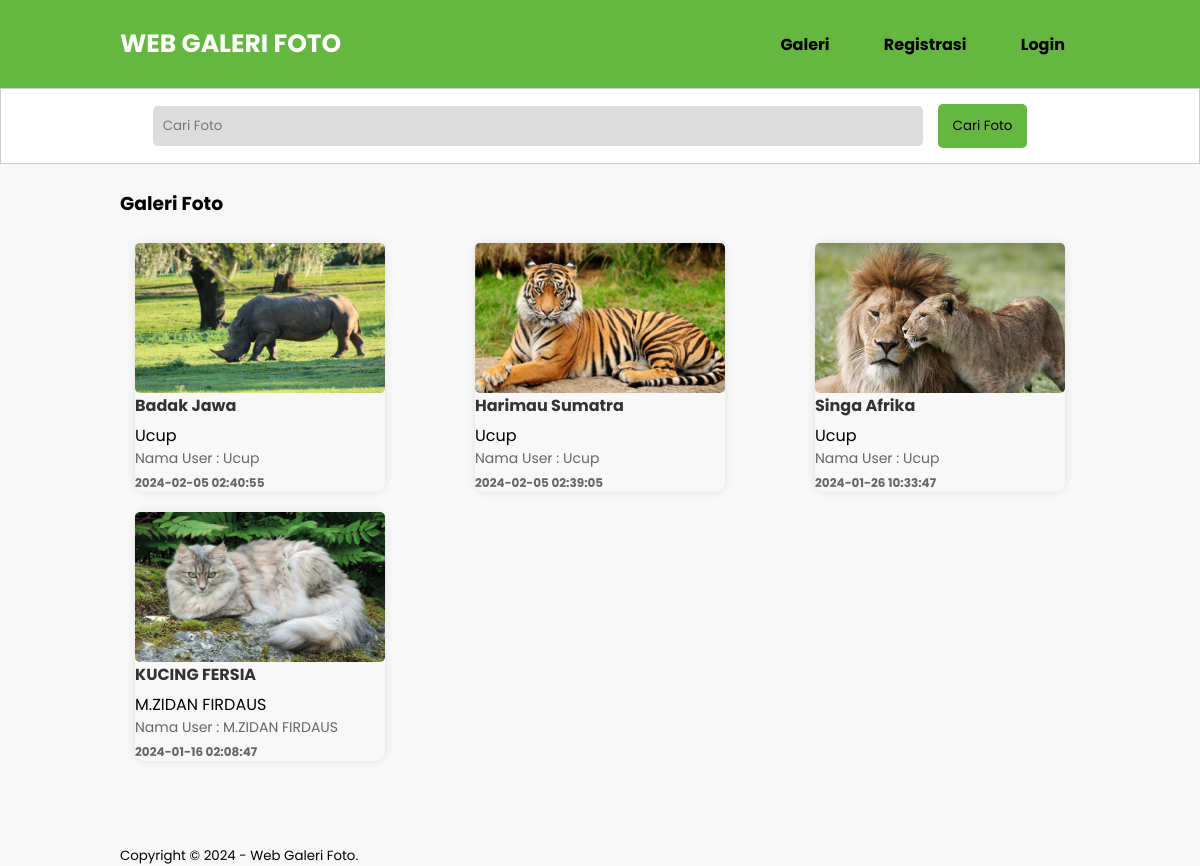
The page /galeri.php on the database its author committed.
### tables this page shows
CREATE TABLE `tb_foto` (
  `image_id` int(11) NOT NULL,
  `category_id` int(11) NOT NULL,
  `category_name` varchar(100) NOT NULL,
  `admin_id` int(11) NOT NULL,
  `admin_name` varchar(100) NOT NULL,
  `image_name` varchar(100) NOT NULL,
  `image_description` text NOT NULL,
  `image` varchar(100) NOT NULL,
  `image_status` tinyint(1) NOT NULL,
  `date_created` timestamp NOT NULL DEFAULT current_timestamp() ON UPDATE current_timestamp()
);

### galeri.php (the view, shortened to what this page needs)
<?php
include 'db.php';
?>
<!DOCTYPE html PUBLIC "-//W3C//DTD XHTML 1.0 Transitional//EN" "http://www.w3.org/TR/xhtml1/DTD/xhtml1-transitional.dtd">
<html xmlns="http://www.w3.org/1999/xhtml">
<head>
    <link rel="stylesheet" type="text/css" href="css/style.css">
</head>
<body>
    <header>
        <div class="container">
            <h1><a href="index.php">WEB GALERI FOTO</a></h1>
            <ul>
                <li><a href="galeri.php">Galeri</a></li>
                <li><a href="registrasi.php">Registrasi</a></li>
                <li><a href="login.php">Login</a></li>
            </ul>
        </div>
    </header>
    <div class="search">
        <div class="container">
            <form action="galeri.php">
                <input type="text" name="search" placeholder="Cari Foto" value="<?php echo $_GET['search'] ?>" />
                <input type="submit" name="cari" value="Cari Foto" />
            </form>
        </div>
    </div>
    <div class="section">
        <div class="container">
            <h3>Galeri Foto</h3>
            <div class="box">
                <?php
                $where = "";
                $foto = mysqli_query($conn, "SELECT * FROM tb_foto WHERE image_status = 1 $where ORDER BY image_id DESC");
                if (mysqli_num_rows($foto) > 0) {
                    while ($p = mysqli_fetch_array($foto)) {
                ?>
                        <a href="detail-image.php?id=<?php echo $p['image_id'] ?>">
                            <div class="col-4">
                                <img src="foto/<?php echo $p['image'] ?>" height="150px" />
                                <p class="nama"><?php echo substr($p['image_name'], 0, 30) ?></p>
                                <p class="harga"><?php echo substr($p['admin_name'], 0, 30) ?></p>
                                <p class="admin">Nama User : <?php echo $p['admin_name'] ?></p>
                                <p class="admin1"><?php echo $p['date_created']  ?></p>
                            </div>
                        </a>
                    <?php }
                } else { ?>
                    <p>Foto tidak ada</p>
                <?php } ?>
            </div>
        </div>
    </div>
    <footer>
        <div class="container">
            <small>Copyright &copy; 2024 - Web Galeri Foto.</small>
        </div>
    </footer>
</body>
</html>

### css/style.css (style rules this page uses)
* { padding: 0; margin: 0; font-family: 'Poppins', sans-serif; }
body { background-color: #f8f8f8; }
a { color: inherit; text-decoration: none; }
header { background-color: #65B741; padding: 15px 0; }
header .container { display: flex; justify-content: space-between; align-items: center; }
header h1 { padding: 10px 0; margin: 0; font-size: 25px; }
header h1 a { color: #fff; }
header ul { list-style: none; margin: 0; padding: 0; }
header ul li { display: inline-block; margin-left: 20px; font-weight: 700; }
header ul li:first-child { margin-left: 0; }
header ul li a { color: #fff; padding: 10px 15px; display: inline-block; transition: background-color 0.3s ease; border-radius: 5px; color: #000; }
.search { display: flex; align-items: center; }
.search form { margin-right: 20px; }
.search input[type="text"] { width: 200px; padding: 10px; border: none; border-radius: 5px; margin-right: 10px; }
.search input[type="submit"] { padding: 10px 15px; border: none; border-radius: 5px; cursor: pointer; }
.section { padding: 25px 0; }
.container { width: 80%; margin: 0 auto; }
.box { padding: 15px; box-sizing: border-box; margin: 10px 0 25px 0; display: flex; flex-wrap: wrap; justify-content: space-between; }
.box:after { content: ''; display: block; clear: both; }
.col-4 { width: calc(250px); margin-bottom: 20px; box-shadow: 0px 0px 10px rgba(0, 0, 0, 0.1); transition: transform 0.3s cubic-bezier(0.25, 0.1, 0.4, 0.65); border-radius: 10px; }
.col-4 img { width: 100%; border-radius: 5px; }
.col-4 .nama { font-weight: bold; color: #333; margin-bottom: 5px; }
.col-4 .admin { color: #666; font-size: 14px; }
.col-4 .admin1 { font-weight: bold; color: #666; font-size: 12px; margin-top: 5px; }
.search { padding: 15px 0; background-color: #fff; border: 1px solid #ccc; text-align: center; }
.search input[type=text] { width: 60%; padding: 10px; color: black; }
.search input[type=submit] { padding: 12px 15px; background-color: #65B741; color: #000; border: none; cursor: pointer; }
.search input[type=text] { width: 80%; padding: 10px; background: gainsboro; }

### rows shown on the page
tb_foto: image (picture), image_name "Badak Jawa", admin_name "Ucup", date_created "2024-02-05 02:40:55"
tb_foto: image (picture), image_name "Harimau Sumatra", admin_name "Ucup", date_created "2024-02-05 02:39:05"
tb_foto: image (picture), image_name "Singa Afrika", admin_name "Ucup", date_created "2024-01-26 10:33:47"
tb_foto: image (picture), image_name "KUCING FERSIA", admin_name "M.ZIDAN FIRDAUS", date_created "2024-01-16 02:08:47"
